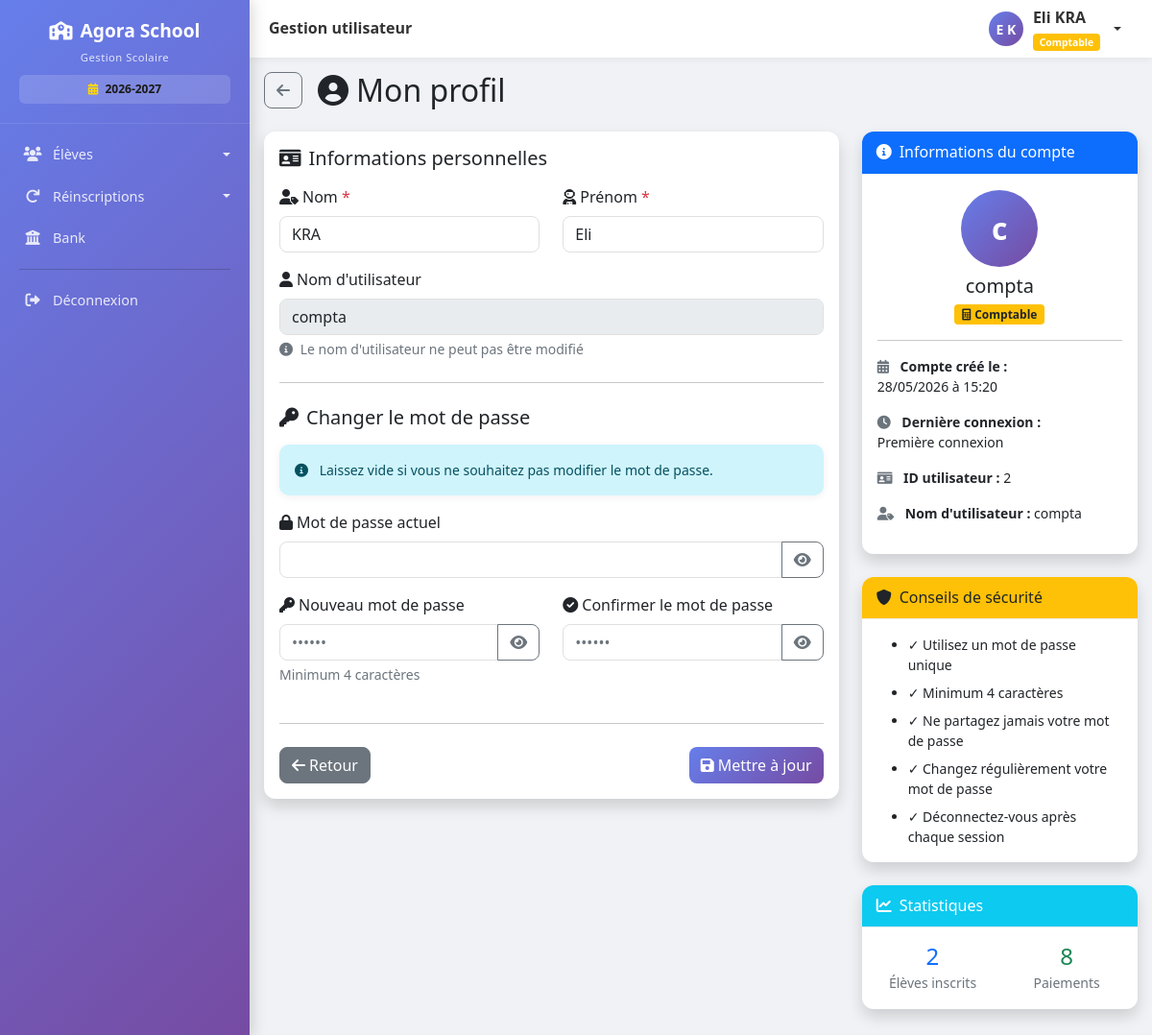
The page /profil (signed in) on the database its author committed.
### models.py (models this page shows, shortened)
class Parametre(db.Model):
    __tablename__ = 'parametres'
    id = db.Column(db.Integer, primary_key=True)
    cle = db.Column(db.String(100), unique=True, nullable=False)
    valeur = db.Column(db.String(500))
    description = db.Column(db.String(200))
    date_modification = db.Column(db.DateTime, default=datetime.utcnow, onupdate=datetime.utcnow)
    @classmethod
    def get(cls, cle, default=None):
        param = cls.query.filter_by(cle=cle).first()
        return param.valeur if param else default

class User(UserMixin, db.Model):
    __tablename__ = 'users'
    id = db.Column(db.Integer, primary_key=True)
    username = db.Column(db.String(80), unique=True, nullable=False, index=True)
    password_hash = db.Column(db.String(200), nullable=False)
    nom = db.Column(db.String(100), nullable=False)
    prenom = db.Column(db.String(100), nullable=False)
    role = db.Column(db.String(20), default='user')  # admin, comptable, user
    actif = db.Column(db.Boolean, default=True)
    created_at = db.Column(db.DateTime, default=datetime.utcnow)
    last_login = db.Column(db.DateTime, nullable=True)
    @property
    def nom_complet(self):
        return f"{self.prenom} {self.nom}"

### routes.py (the view, shortened to what this page needs)
@app.route('/profil', methods=['GET', 'POST'])
@login_required
def profil():
    total_eleves_inscrits = Eleve.query.count()
    total_paiements_effectues = Paiement.query.count()
    eleves_avec_solde = sum(1 for e in Eleve.query.all() if e.solde > 0)
    return render_template('utilisateurs/profil.html',
                         user=current_user,
                         total_eleves_inscrits=total_eleves_inscrits,
                         total_paiements_effectues=total_paiements_effectues,
                         eleves_avec_solde=eleves_avec_solde)

### templates/utilisateurs/profil.html (shortened to what this page needs)
{% extends "base.html" %}
{% block content %}
<div class="d-flex align-items-center mb-4">
    <a href="{{ url_for('dashboard') }}" class="btn btn-outline-secondary me-3">
        <i class="fas fa-arrow-left"></i>
    </a>
    <h2 class="mb-0"><i class="fas fa-user-circle me-2"></i>Mon profil</h2>
</div>
<div class="row">
    <div class="col-lg-8">
        <div class="card shadow">
            <div class="card-body">
                <form method="POST" id="profileForm">
                    <h5 class="mb-3"><i class="fas fa-id-card me-2"></i>Informations personnelles</h5>
                    <div class="row">
                        <div class="col-md-6 mb-3">
                            <label for="nom" class="form-label">
                                <i class="fas fa-user-tag me-1"></i>Nom
                                <span class="text-danger">*</span>
                            </label>
                            <input type="text"
                                   class="form-control"
                                   id="nom"
                                   name="nom"
                                   value="{{ current_user.nom }}"
                                   required
                                   minlength="2">
                        </div>
                        <div class="col-md-6 mb-3">
                            <label for="prenom" class="form-label">
                                <i class="fas fa-user-astronaut me-1"></i>Prénom
                                <span class="text-danger">*</span>
                            </label>
                            <input type="text"
                                   class="form-control"
                                   id="prenom"
                                   name="prenom"
                                   value="{{ current_user.prenom }}"
                                   required
                                   minlength="2">
                        </div>
                    </div>
                    <div class="mb-3">
                        <label class="form-label">
                            <i class="fas fa-user me-1"></i>Nom d'utilisateur
                        </label>
                        <input type="text" class="form-control" value="{{ current_user.username }}" disabled>
                        <div class="form-text text-muted">
                            <i class="fas fa-info-circle me-1"></i>
                            Le nom d'utilisateur ne peut pas être modifié
                        </div>
                    </div>
                    <hr class="my-4">
                    <h5 class="mb-3"><i class="fas fa-key me-2"></i>Changer le mot de passe</h5>
                    <div class="alert alert-info small">
                        <i class="fas fa-info-circle me-2"></i>
                        Laissez vide si vous ne souhaitez pas modifier le mot de passe.
                    </div>
                    <div class="mb-3">
                        <label for="mot_de_passe_actuel" class="form-label">
                            <i class="fas fa-lock me-1"></i>Mot de passe actuel
                        </label>
                        <div class="input-group">
                            <input type="password"
                                   class="form-control"
                                   id="mot_de_passe_actuel"
                                   name="mot_de_passe_actuel">
                            <button class="btn btn-outline-secondary" type="button" onclick="togglePassword('mot_de_passe_actuel')">
                                <i class="fas fa-eye"></i>
                            </button>
                        </div>
                    </div>
                    <div class="row">
                        <div class="col-md-6 mb-3">
                            <label for="nouveau_password" class="form-label">
                                <i class="fas fa-key me-1"></i>Nouveau mot de passe
                            </label>
                            <div class="input-group">
                                <input type="password"
                                       class="form-control"
                                       id="nouveau_password"
                                       name="nouveau_password"
                                       minlength="4"
                                       placeholder="••••••">
                                <button class="btn btn-outline-secondary" type="button" onclick="togglePassword('nouveau_password')">
                                    <i class="fas fa-eye"></i>
                                </button>
                            </div>
                            <div class="form-text">Minimum 4 caractères</div>
                        </div>
                        <div class="col-md-6 mb-3">
                            <label for="confirm_password" class="form-label">
                                <i class="fas fa-check-circle me-1"></i>Confirmer le mot de passe
                            </label>
                            <div class="input-group">
                                <input type="password"
                                       class="form-control"
                                       id="confirm_password"
                                       name="confirm_password"
                                       placeholder="••••••">
                                <button class="btn btn-outline-secondary" type="button" onclick="togglePassword('confirm_password')">
                                    <i class="fas fa-eye"></i>
                                </button>
                            </div>
                        </div>
                    </div>
                    <hr class="my-4">
                    <div class="d-flex justify-content-between">
                        <a href="{{ url_for('dashboard') }}" class="btn btn-secondary">
                            <i class="fas fa-arrow-left me-1"></i>Retour
                        </a>
                        <button type="submit" class="btn btn-primary">
                            <i class="fas fa-save me-1"></i>Mettre à jour
                        </button>
                    </div>
                </form>
            </div>
        </div>
    </div>
    <div class="col-lg-4">
        <div class="card shadow mb-4">
            <div class="card-header bg-primary text-white">
                <h6 class="mb-0"><i class="fas fa-info-circle me-2"></i>Informations du compte</h6>
            </div>
            <div class="card-body">
                <div class="text-center mb-3">
                    <div class="avatar-lg mx-auto mb-2">
                        <span class="avatar-initials">{{ current_user.username[0] }}</span>
                    </div>
                    <h5 class="mb-1">{{ current_user.username }}</h5>
                    <span class="badge {% if current_user.role == 'admin' %}bg-danger{% elif current_user.role == 'comptable' %}bg-warning text-dark{% else %}bg-info{% endif %}">
                        {% if current_user.role == 'admin' %}
                            <i class="fas fa-crown me-1"></i>Administrateur
                        {% elif current_user.role == 'comptable' %}
                            <i class="fas fa-calculator me-1"></i>Comptable
                        {% else %}
                            <i class="fas fa-user me-1"></i>Opérateur
                        {% endif %}
                    </span>
                </div>
                <hr>
                <ul class="list-unstyled small">
                    <li class="mb-3">
                        <i class="fas fa-calendar-alt me-2 text-muted"></i>
                        <strong>Compte créé le :</strong><br>
                        {{ current_user.created_at.strftime('%d/%m/%Y à %H:%M') if current_user.created_at else 'N/A' }}
                    </li>
                    <li class="mb-3">
                        <i class="fas fa-clock me-2 text-muted"></i>
                        <strong>Dernière connexion :</strong><br>
                        {{ current_user.last_login.strftime('%d/%m/%Y à %H:%M') if current_user.last_login else 'Première connexion' }}
                    </li>
                    <li class="mb-3">
                        <i class="fas fa-id-card me-2 text-muted"></i>
                        <strong>ID utilisateur :</strong> {{ current_user.id }}
                    </li>
                    <li>
                        <i class="fas fa-user-tag me-2 text-muted"></i>
                        <strong>Nom d'utilisateur :</strong> {{ current_user.username }}
                    </li>
                </ul>
            </div>
        </div>
        <div class="card shadow">
            <div class="card-header bg-warning text-dark">
                <h6 class="mb-0"><i class="fas fa-shield-alt me-2"></i>Conseils de sécurité</h6>
            </div>
            <div class="card-body">
                <ul class="small mb-0">
                    <li class="mb-2">✓ Utilisez un mot de passe unique</li>
                    <li class="mb-2">✓ Minimum 4 caractères</li>
                    <li class="mb-2">✓ Ne partagez jamais votre mot de passe</li>
                    <li class="mb-2">✓ Changez régulièrement votre mot de passe</li>
                    <li>✓ Déconnectez-vous après chaque session</li>
                </ul>
            </div>
        </div>
        <div class="card shadow mt-4">
            <div class="card-header bg-info text-white">
                <h6 class="mb-0"><i class="fas fa-chart-line me-2"></i>Statistiques</h6>
            </div>
            <div class="card-body">
                <div class="row text-center">
                    <div class="col-6">
                        <h4 class="text-primary mb-0">{{ total_eleves_inscrits|default(0) }}</h4>
                        <small class="text-muted">Élèves inscrits</small>
                    </div>
                    <div class="col-6">
                        <h4 class="text-success mb-0">{{ total_paiements_effectues|default(0) }}</h4>
                        <small class="text-muted">Paiements</small>
                    </div>
                </div>
            </div>
        </div>
    </div>
</div>
{% endblock %}

### templates/base.html (shortened to what this page needs)
<!DOCTYPE html>
<html lang="fr">
<head>
    <link href="https://cdn.jsdelivr.net/npm/bootstrap@5.1.3/dist/css/bootstrap.min.css" rel="stylesheet">
    <link rel="stylesheet" href="https://cdnjs.cloudflare.com/ajax/libs/font-awesome/6.0.0/css/all.min.css">
    <link href="https://cdn.datatables.net/1.11.5/css/dataTables.bootstrap5.min.css" rel="stylesheet">
</head>
<body>
    <div class="app-layout">
        {% if current_user.is_authenticated %}
        <aside class="sidebar" id="sidebar">
            <div class="sidebar-logo">
                <h4><i class="fas fa-school me-2"></i>Agora School</h4>
                <small>Gestion Scolaire</small>
                {% set annee_active = parametres_ecole.get('annee_scolaire_active', '2025-2026') if parametres_ecole else '2025-2026' %}
                <div style="margin-top: 8px; padding: 6px 10px; background: rgba(255,255,255,0.15); border-radius: 6px; font-size: 0.75rem;">
                    <i class="fas fa-calendar-alt me-1" style="color: #ffd700;"></i>
                    <strong style="color: #1b1a16;">{{ annee_active }}</strong>
                </div>
            </div>
            <nav class="sidebar-nav">
                <div class="eleves-dropdown">
                    <a class="nav-link dropdown-toggle {% if request.endpoint == 'liste_eleves' %}active{% endif %}"
                       href="#" onclick="toggleSidebarDropdown(event, this)">
                        <i class="fas fa-users"></i> Élèves
                    </a>
                </div>
                {% if current_user.role in ['admin', 'comptable'] %}
                <div class="eleves-dropdown">
                    <a class="nav-link dropdown-toggle {% if request.endpoint in ['liste_reinscriptions', 'reinscrire_anciens'] %}active{% endif %}"
                       href="#" onclick="toggleSidebarDropdown(event, this)">
                        <i class="fas fa-redo"></i> Réinscriptions
                    </a>
                </div>
                {% endif %}
                {% if current_user.role in ['admin', 'comptable'] %}
                <a class="nav-link {% if request.endpoint == 'bank' %}active{% endif %}"
                   href="{{ url_for('bank') }}">
                    <i class="fas fa-university"></i> Bank
                </a>
                {% endif %}
                <hr>
                <a class="nav-link" href="{{ url_for('logout') }}">
                    <i class="fas fa-sign-out-alt"></i> Déconnexion
                </a>
            </nav>
        </aside>
        {% endif %}
        <main class="main-area">
            {% if current_user.is_authenticated %}
            <header class="topbar">
                <div class="d-flex align-items-center gap-2">
                    <h5>{% block page_title %}Gestion utilisateur{% endblock %}</h5>
                </div>
                <div class="dropdown">
                    <a href="#" class="user-dropdown dropdown-toggle" data-bs-toggle="dropdown" aria-label="Menu utilisateur">
                        <div class="user-avatar">
                            {{ current_user.prenom[0]|upper if current_user.prenom else current_user.username[0]|upper }}
                            {{ current_user.nom[0]|upper if current_user.nom else '' }}
                        </div>
                        <div class="d-none d-md-block text-start">
                            <strong>{{ current_user.nom_complet or current_user.username }}</strong>
                            <div>
                                <span class="badge bg-{{ 'primary' if current_user.role == 'admin' else 'warning' if current_user.role == 'comptable' else 'info' }}"
                                      style="font-size:0.65rem;">
                                    {{ current_user.role|capitalize }}
                                </span>
                            </div>
                        </div>
                    </a>
                </div>
            </header>
            {% endif %}
            <div class="page-content" id="pageContent">
                {% block content %}{% endblock %}
            </div>
        </main>
    </div>
</body>
</html>

### rows shown on the page
Parametre: valeur "2026-2027"
User: prenom "E", nom "K", prenom+nom "Eli KRA", role "Comptable", nom "KRA", prenom "Eli", username "compta", username "c", created_at "28/05/2026 à 15:20", last_login "Première connexion", id "2"

### other values the page prints
{{ total_eleves_inscrits|default(0) }} "2"
{{ total_paiements_effectues|default(0) }} "8"
